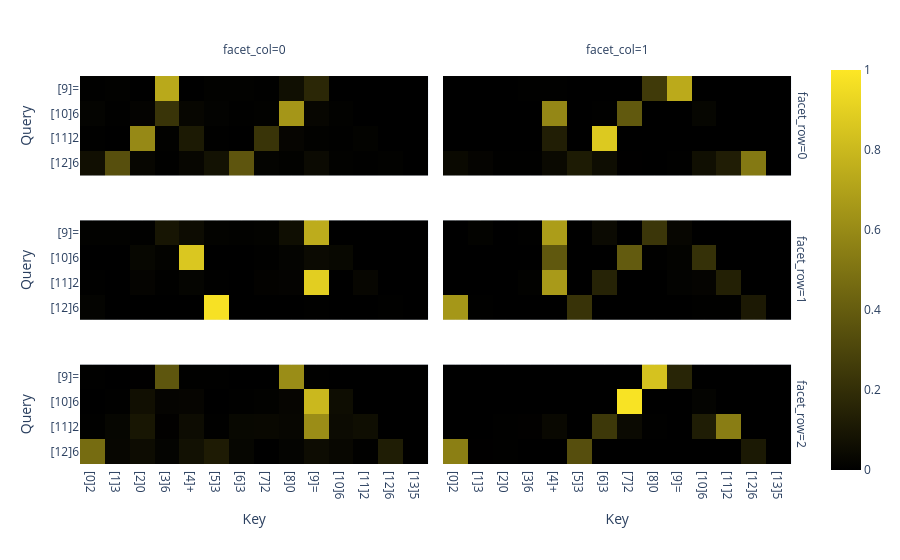

The code cell stored with this chart in its notebook:
### Code cell
sum_scores = attn_scores[:, :, -5:-1, :]

pos_labels = [f"[{i}]{label}" for i, label in enumerate(token_labels)]

px.imshow(
    sum_scores.detach().cpu().numpy(),
    facet_col=0,
    facet_row=1,
    labels=dict(x='Key', y='Query'),
    x=pos_labels,
    y=pos_labels[-5:-1],
    zmin=0,
    zmax=1,
    color_continuous_scale=[[0, 'black'], [1, '#fde725']],
)

### Figure 1 — Plotly figure (JSON) as saved in the notebook; plotly's stock layout.template omitted (floating-point values rounded to 4 significant figures)
{"data": [{"coloraxis": "coloraxis", "hovertemplate": "Key: %{x}<br>Query: %{y}<br>color: %{z}<extra></extra>", "name": "0", "type": "heatmap", "x": ["[0]2", "[1]3", "[2]0", "[3]6", "[4]+", "[5]3", "[6]3", "[7]2", "[8]0", "[9]=", "[10]6", "[11]2", "[12]6", "[13]5"], "xaxis": "x5", "y": ["[9]=", "[10]6", "[11]2", "[12]6"], "yaxis": "y5", "z": [[0.002269, 0.007903, 0.0003682, 0.7328, 0.001126, 0.007526, 0.009858, 0.004461, 0.06415, 0.1696, 0.0, 0.0, 0.0, 0.0], [0.01576, 0.005503, 0.01401, 0.2249, 0.02723, 0.01367, 0.005787, 0.007485, 0.6502, 0.02807, 0.007295, 0.0, 0.0, 0.0], [0.003782, 0.001292, 0.5948, 0.008606, 0.1122, 0.003618, 0.001344, 0.2269, 0.02335, 0.007775, 0.003862, 0.0125, 0.0, 0.0], [0.06698, 0.3432, 0.02637, 0.002822, 0.02623, 0.07664, 0.3696, 0.01736, 0.006636, 0.04351, 0.006605, 0.004838, 0.009198, 0.0]]}, {"coloraxis": "coloraxis", "hovertemplate": "Key: %{x}<br>Query: %{y}<br>color: %{z}<extra></extra>", "name": "1", "type": "heatmap", "x": ["[0]2", "[1]3", "[2]0", "[3]6", "[4]+", "[5]3", "[6]3", "[7]2", "[8]0", "[9]=", "[10]6", "[11]2", "[12]6", "[13]5"], "xaxis": "x6", "y": ["[9]=", "[10]6", "[11]2", "[12]6"], "yaxis": "y6", "z": [[2.69e-05, 2.944e-05, 4.338e-05, 0.002702, 0.005325, 7.872e-05, 5.392e-05, 0.001174, 0.2529, 0.7376, 0.0, 0.0, 0.0, 0.0], [2.432e-05, 0.0005658, 6.617e-05, 5.264e-05, 0.5837, 0.0001402, 0.005473, 0.3837, 0.0005143, 0.0004053, 0.0254, 0.0, 0.0, 0.0], [6.814e-06, 0.0005177, 2.715e-06, 1.121e-05, 0.129, 0.0001017, 0.8682, 0.0003958, 3.286e-05, 0.0001429, 0.0009309, 0.0006903, 0.0, 0.0], [0.03971, 0.01891, 0.005273, 0.002666, 0.03975, 0.1159, 0.05686, 0.002114, 0.001522, 0.004125, 0.06348, 0.1264, 0.5233, 0.0]]}, {"coloraxis": "coloraxis", "hovertemplate": "Key: %{x}<br>Query: %{y}<br>color: %{z}<extra></extra>", "name": "2", "type": "heatmap", "x": ["[0]2", "[1]3", "[2]0", "[3]6", "[4]+", "[5]3", "[6]3", "[7]2", "[8]0", "[9]=", "[10]6", "[11]2", "[12]6", "[13]5"], "xaxis": "x3", "y": ["[9]=", "[10]6", "[11]2", "[12]6"], "yaxis": "y3", "z": [[0.008717, 0.006924, 0.004714, 0.08938, 0.05092, 0.0114, 0.009807, 0.01182, 0.06122, 0.7451, 0.0, 0.0, 0.0, 0.0], [0.0001324, 0.001422, 0.02866, 0.01212, 0.8625, 5.791e-05, 0.000769, 0.003054, 0.01698, 0.04155, 0.03271, 0.0, 0.0, 0.0], [0.004536, 0.001076, 0.01889, 0.005044, 0.02002, 0.003105, 0.0003733, 0.01019, 0.01462, 0.8936, 0.001818, 0.02669, 0.0, 0.0], [0.01593, 2.981e-05, 4.004e-06, 0.000793, 4.642e-06, 0.9749, 0.0002093, 3.531e-05, 2.002e-05, 0.002388, 0.0001782, 4.046e-06, 0.005477, 0.0]]}, {"coloraxis": "coloraxis", "hovertemplate": "Key: %{x}<br>Query: %{y}<br>color: %{z}<extra></extra>", "name": "3", "type": "heatmap", "x": ["[0]2", "[1]3", "[2]0", "[3]6", "[4]+", "[5]3", "[6]3", "[7]2", "[8]0", "[9]=", "[10]6", "[11]2", "[12]6", "[13]5"], "xaxis": "x4", "y": ["[9]=", "[10]6", "[11]2", "[12]6"], "yaxis": "y4", "z": [[0.0005378, 0.01342, 4.434e-05, 0.004879, 0.6799, 0.0005833, 0.04167, 0.0001014, 0.2322, 0.0266, 0.0, 0.0, 0.0, 0.0], [3.058e-05, 0.0001393, 0.0008763, 0.001549, 0.3797, 0.0004767, 7.263e-05, 0.3924, 0.002811, 0.011, 0.2109, 0.0, 0.0, 0.0], [5.478e-05, 0.001034, 0.0003548, 0.008031, 0.6681, 0.0004565, 0.1504, 0.0007528, 0.001087, 0.01372, 0.01855, 0.1374, 0.0, 0.0], [0.654, 0.004851, 0.0003225, 0.0001702, 0.0003289, 0.2214, 0.001102, 2.425e-05, 0.0002564, 9.52e-05, 0.005116, 0.0033, 0.109, 0.0]]}, {"coloraxis": "coloraxis", "hovertemplate": "Key: %{x}<br>Query: %{y}<br>color: %{z}<extra></extra>", "name": "4", "type": "heatmap", "x": ["[0]2", "[1]3", "[2]0", "[3]6", "[4]+", "[5]3", "[6]3", "[7]2", "[8]0", "[9]=", "[10]6", "[11]2", "[12]6", "[13]5"], "xaxis": "x", "y": ["[9]=", "[10]6", "[11]2", "[12]6"], "yaxis": "y", "z": [[0.003238, 0.0007453, 0.002027, 0.3709, 0.00292, 0.002488, 0.001295, 0.001693, 0.6097, 0.005005, 0.0, 0.0, 0.0, 0.0], [0.0009679, 0.003733, 0.06701, 0.01825, 0.02229, 0.0007206, 0.003559, 0.007088, 0.02317, 0.798, 0.05525, 0.0, 0.0, 0.0], [0.005036, 0.02522, 0.09382, 0.006128, 0.05237, 0.004833, 0.03266, 0.03433, 0.02641, 0.6123, 0.04601, 0.06086, 0.0, 0.0], [0.4675, 0.02774, 0.04986, 0.01571, 0.07232, 0.117, 0.02566, 0.0005757, 0.01538, 0.05106, 0.03048, 0.002508, 0.1242, 0.0]]}, {"coloraxis": "coloraxis", "hovertemplate": "Key: %{x}<br>Query: %{y}<br>color: %{z}<extra></extra>", "name": "5", "type": "heatmap", "x": ["[0]2", "[1]3", "[2]0", "[3]6", "[4]+", "[5]3", "[6]3", "[7]2", "[8]0", "[9]=", "[10]6", "[11]2", "[12]6", "[13]5"], "xaxis": "x2", "y": ["[9]=", "[10]6", "[11]2", "[12]6"], "yaxis": "y2", "z": [[7.713e-08, 7.346e-06, 5.152e-06, 4.013e-05, 2.225e-06, 1.044e-07, 4.938e-06, 6.828e-07, 0.8417, 0.1583, 0.0, 0.0, 0.0, 0.0], [5.359e-07, 4.611e-08, 1.014e-05, 5.381e-05, 0.0004074, 1.67e-07, 8.82e-07, 0.9821, 3.328e-05, 2.132e-06, 0.01734, 0.0, 0.0, 0.0], [0.0007131, 0.0003029, 0.002355, 0.006449, 0.03421, 0.0001762, 0.2408, 0.04443, 0.002171, 0.00147, 0.1244, 0.5426, 0.0, 0.0], [0.5478, 0.00213, 0.002222, 3.528e-05, 8.454e-06, 0.3393, 0.0009627, 3.07e-06, 7.107e-06, 6.415e-06, 4.407e-05, 0.0001694, 0.1073, 0.0]]}], "layout": {"annotations": [{"font": {}, "showarrow": false, "text": "facet_col=0", "x": 0.24, "xanchor": "center", "xref": "paper", "y": 1.0, "yanchor": "bottom", "yref": "paper"}, {"font": {}, "showarrow": false, "text": "facet_col=1", "x": 0.74, "xanchor": "center", "xref": "paper", "y": 1.0, "yanchor": "bottom", "yref": "paper"}, {"font": {}, "showarrow": false, "text": "facet_row=2", "textangle": 90, "x": 0.98, "xanchor": "left", "xref": "paper", "y": 0.1567, "yanchor": "middle", "yref": "paper"}, {"font": {}, "showarrow": false, "text": "facet_row=1", "textangle": 90, "x": 0.98, "xanchor": "left", "xref": "paper", "y": 0.5, "yanchor": "middle", "yref": "paper"}, {"font": {}, "showarrow": false, "text": "facet_row=0", "textangle": 90, "x": 0.98, "xanchor": "left", "xref": "paper", "y": 0.8433, "yanchor": "middle", "yref": "paper"}], "coloraxis": {"cmax": 1, "cmin": 0, "colorscale": [[0, "black"], [1, "#fde725"]]}, "margin": {"t": 60}, "xaxis": {"anchor": "y", "constrain": "domain", "domain": [0, 0.48], "scaleanchor": "y", "title": {"text": "Key"}}, "xaxis2": {"anchor": "y2", "domain": [0.5, 0.98], "matches": "x", "title": {"text": "Key"}}, "xaxis3": {"anchor": "y3", "domain": [0, 0.48], "matches": "x", "showticklabels": false}, "xaxis4": {"anchor": "y4", "domain": [0.5, 0.98], "matches": "x", "showticklabels": false}, "xaxis5": {"anchor": "y5", "domain": [0, 0.48], "matches": "x", "showticklabels": false}, "xaxis6": {"anchor": "y6", "domain": [0.5, 0.98], "matches": "x", "showticklabels": false}, "yaxis": {"anchor": "x", "autorange": "reversed", "constrain": "domain", "domain": [0, 0.3133], "title": {"text": "Query"}}, "yaxis2": {"anchor": "x2", "domain": [0, 0.3133], "matches": "y", "showticklabels": false}, "yaxis3": {"anchor": "x3", "domain": [0.3433, 0.6567], "matches": "y", "title": {"text": "Query"}}, "yaxis4": {"anchor": "x4", "domain": [0.3433, 0.6567], "matches": "y", "showticklabels": false}, "yaxis5": {"anchor": "x5", "domain": [0.6867, 1.0], "matches": "y", "title": {"text": "Query"}}, "yaxis6": {"anchor": "x6", "domain": [0.6867, 1.0], "matches": "y", "showticklabels": false}}}
